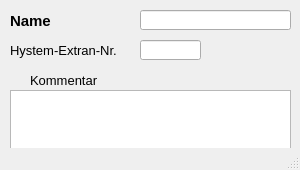
<?xml version="1.0" encoding="UTF-8"?>
<ui version="4.0">
 <class>MainWindow</class>
 <widget class="QMainWindow" name="MainWindow">
  <property name="geometry">
   <rect>
    <x>0</x>
    <y>0</y>
    <width>300</width>
    <height>170</height>
   </rect>
  </property>
  <property name="minimumSize">
   <size>
    <width>300</width>
    <height>170</height>
   </size>
  </property>
  <property name="font">
   <font>
    <family>Tahoma</family>
    <pointsize>10</pointsize>
   </font>
  </property>
  <property name="windowTitle">
   <string>MainWindow</string>
  </property>
  <property name="layoutDirection">
   <enum>Qt::LeftToRight</enum>
  </property>
  <widget class="QWidget" name="centralwidget">
   <widget class="QLabel" name="label">
    <property name="geometry">
     <rect>
      <x>10</x>
      <y>40</y>
      <width>121</width>
      <height>21</height>
     </rect>
    </property>
    <property name="text">
     <string>&lt;html&gt;&lt;head/&gt;&lt;body&gt;&lt;p&gt;Hystem-Extran-Nr.&lt;/p&gt;&lt;/body&gt;&lt;/html&gt;</string>
    </property>
    <property name="alignment">
     <set>Qt::AlignLeading|Qt::AlignLeft|Qt::AlignVCenter</set>
    </property>
   </widget>
   <widget class="QLabel" name="label_2">
    <property name="geometry">
     <rect>
      <x>10</x>
      <y>10</y>
      <width>121</width>
      <height>21</height>
     </rect>
    </property>
    <property name="font">
     <font>
      <family>Tahoma</family>
      <pointsize>11</pointsize>
      <weight>75</weight>
      <bold>true</bold>
     </font>
    </property>
    <property name="text">
     <string>Name</string>
    </property>
    <property name="alignment">
     <set>Qt::AlignLeading|Qt::AlignLeft|Qt::AlignVCenter</set>
    </property>
   </widget>
   <widget class="QLineEdit" name="bezeichnung">
    <property name="geometry">
     <rect>
      <x>140</x>
      <y>10</y>
      <width>151</width>
      <height>20</height>
     </rect>
    </property>
    <property name="toolTip">
     <string>&lt;html&gt;&lt;head/&gt;&lt;body&gt;&lt;p&gt;Eindeutige Bezeichnung&lt;/p&gt;&lt;/body&gt;&lt;/html&gt;</string>
    </property>
    <property name="statusTip">
     <string>Eindeutige Bezeichnung</string>
    </property>
    <property name="text">
     <string/>
    </property>
   </widget>
   <widget class="QLineEdit" name="he_nr">
    <property name="enabled">
     <bool>true</bool>
    </property>
    <property name="geometry">
     <rect>
      <x>140</x>
      <y>40</y>
      <width>61</width>
      <height>20</height>
     </rect>
    </property>
    <property name="toolTip">
     <string>&lt;html&gt;&lt;head/&gt;&lt;body&gt;&lt;p&gt;Interne Nr., siehe HE-Editor: Hilfe &amp;gt; Aufzählungen: &amp;quot;Pumpen-Typ&amp;quot;&lt;/p&gt;&lt;/body&gt;&lt;/html&gt;</string>
    </property>
    <property name="statusTip">
     <string>Interne Nr., siehe HE-Editor: Hilfe &gt; Aufzählungen: &quot;Pumpen-Typ&quot;</string>
    </property>
    <property name="layoutDirection">
     <enum>Qt::RightToLeft</enum>
    </property>
    <property name="autoFillBackground">
     <bool>false</bool>
    </property>
    <property name="text">
     <string/>
    </property>
    <property name="frame">
     <bool>true</bool>
    </property>
   </widget>
   <widget class="QTextEdit" name="bemerkung">
    <property name="geometry">
     <rect>
      <x>10</x>
      <y>90</y>
      <width>281</width>
      <height>71</height>
     </rect>
    </property>
    <property name="toolTip">
     <string>&lt;html&gt;&lt;head/&gt;&lt;body&gt;&lt;p&gt;Platz für zusätzliche Kommentare&lt;/p&gt;&lt;/body&gt;&lt;/html&gt;</string>
    </property>
    <property name="statusTip">
     <string>Platz für zusätzliche Kommentare</string>
    </property>
   </widget>
   <widget class="QLabel" name="label_4">
    <property name="geometry">
     <rect>
      <x>30</x>
      <y>70</y>
      <width>100</width>
      <height>21</height>
     </rect>
    </property>
    <property name="text">
     <string>Kommentar</string>
    </property>
    <property name="alignment">
     <set>Qt::AlignLeading|Qt::AlignLeft|Qt::AlignVCenter</set>
    </property>
   </widget>
  </widget>
  <widget class="QStatusBar" name="statusbar"/>
 </widget>
 <resources/>
 <connections/>
</ui>
